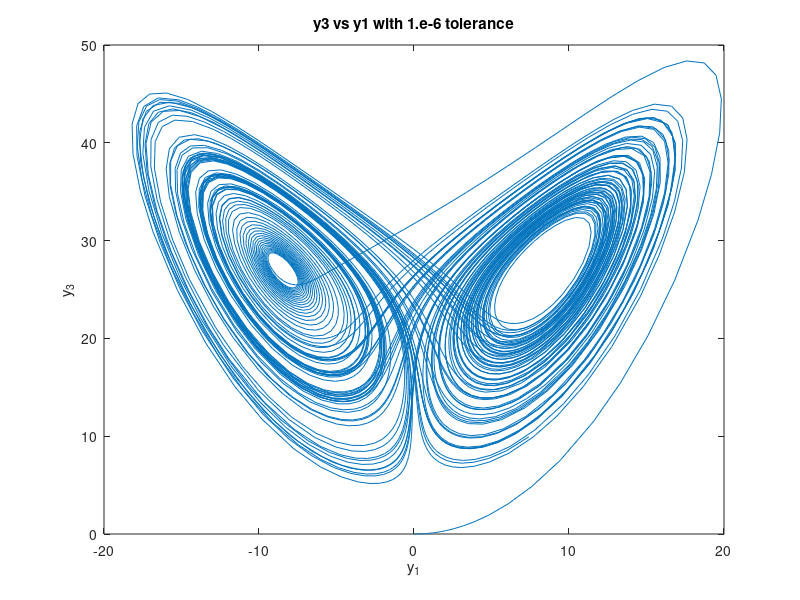
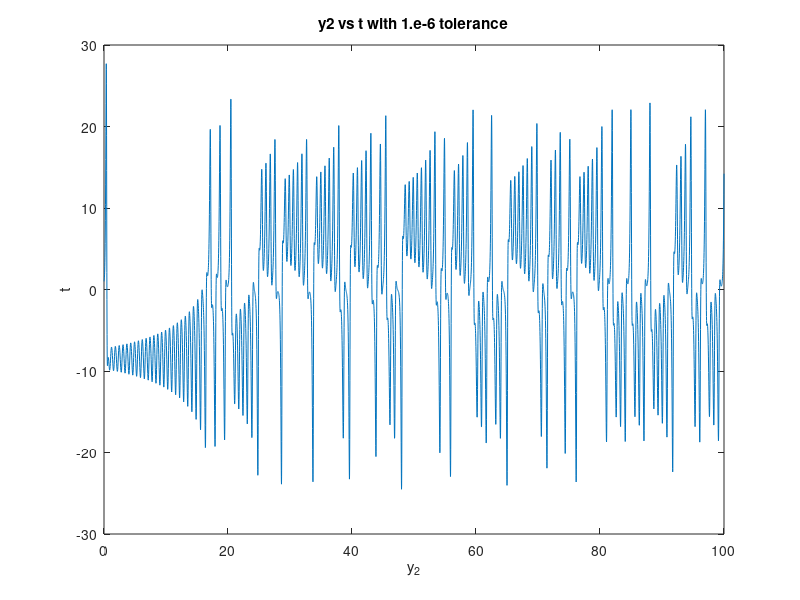
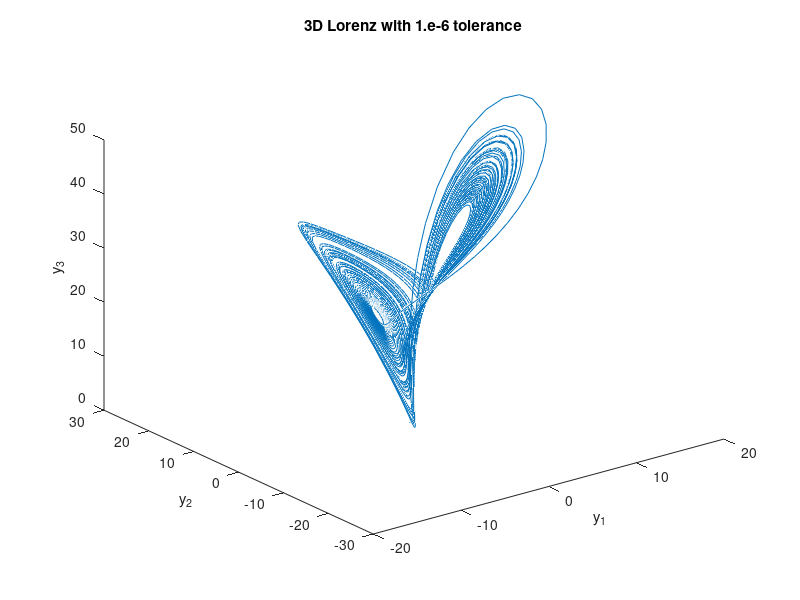
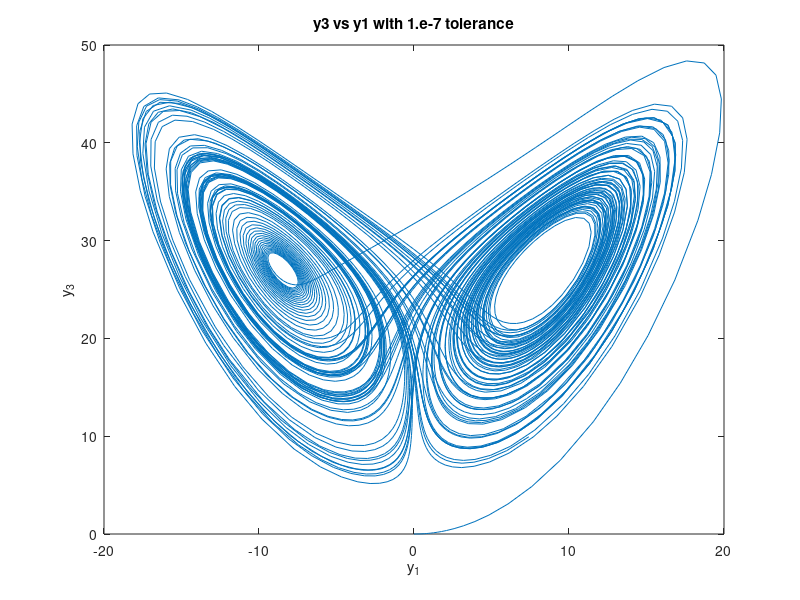

The MATLAB source for these figures, in order:
% constants
sigma = 10;
b = 8/3;
r = 28;
t0 = 0;
tf = 100;
tolerance1 = 1.e-6;
tolerance2 = 1.e-7;

% initial conditions
y0 = [0; 1; 0];

% ode
f = @(t, y) [sigma*(y(2) - y(1)); r*y(1) - y(2) - y(1)*y(3); y(1)*y(2) - b*y(3)];

% ode options
options = odeset('AbsTol', tolerance1);

% solve w/ tolerance1
[T, Y] = ode45(f, [t0, tf], y0, options);

% plot y3 vs y1
p = figure;
label = 'y3 vs y1 with 1.e-6 tolerance';
filename = '05_1.pdf';
plot(Y(:,1), Y(:,3));
xlabel('y_1');
ylabel('y_3');
title(label);
print(p, '-dpdf', filename);

% plot y2 vs t
p = figure;
label = 'y2 vs t with 1.e-6 tolerance';
filename = '05_2.pdf';
plot(T, Y(:,2));
xlabel('y_2');
ylabel('t');
title(label);
print(p, '-dpdf', filename);

% plot 3d
p = figure;
label = '3D Lorenz with 1.e-6 tolerance';
filename = '05_3.pdf';
plot3(Y(:,1), Y(:,2), Y(:,3));
xlabel('y_1');
ylabel('y_2');
zlabel('y_3');
title(label);
print(p, '-dpdf', filename);

y1_end = Y(end,:);

% ode options
options = odeset('AbsTol', tolerance2);

% solve w/ tolerance 2
[T, Y] = ode45(f, [t0, tf], y0, options);

% plot y3 vs y1
p = figure;
label = 'y3 vs y1 with 1.e-7 tolerance';
filename = '05_4.pdf';
plot(Y(:,1), Y(:,3));
xlabel('y_1');
ylabel('y_3');
title(label);
print(p, '-dpdf', filename);

y2_end = Y(end,:);

% print difference in final values
['1.e-6 tolerance: y(100) = [', num2str(y1_end(1)), ', ', num2str(y1_end(2)), ', ', num2str(y1_end(3)), ']']
['1.e-7 tolerance: y(100) = [', num2str(y2_end(1)), ', ', num2str(y2_end(2)), ', ', num2str(y2_end(3)), ']']

